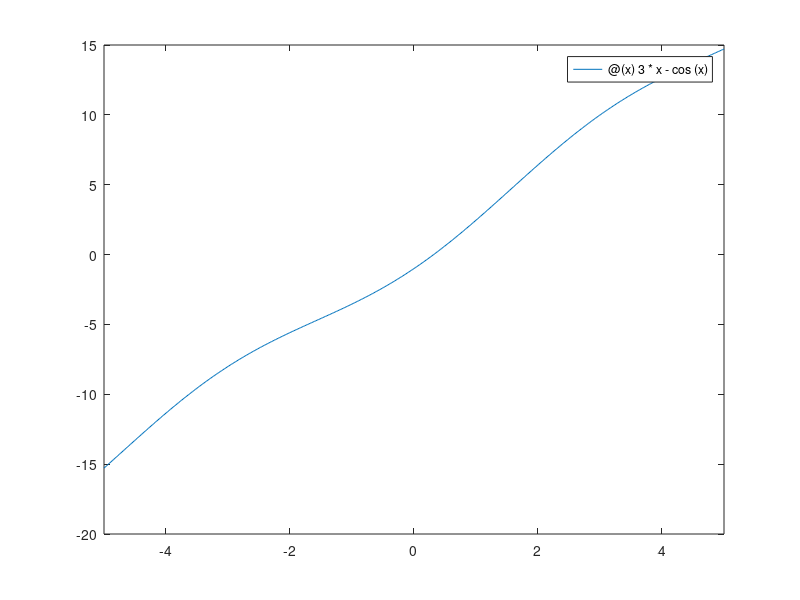

This chart was generated by the following MATLAB code: (Note: this script raises an error after producing the figure.)
%1. fleadat

% a)
f=@(x) 3*x-cos(x);

%Ábra
fplot(f,[-5,5]);
ax=gca;
ax.XAxisLocation='origin';
ax.YAxisLocation='origin';

%Gyökkeresés
[gyok,fval]=fzero(f,0.5);

% b)
f=@(x) x.^3 - 12*x + 4;

%Ábra
fplot(f,[-3,3]);
ax=gca;
ax.XAxisLocation='origin';
ax.YAxisLocation='origin';

%Gyökkeresés
p=[3,0,-12,4];
r=roots(p);

%2.feladat

f=@(x) [sin(x(1) + 2*x(2)) + x(1)*x(2),cos(x(2)-1) - sin(x(1))];

%Gyökkeresés

[gyok,fval]=fsolve(f,[0.5,0.5]);

%4.feladat

n=10;
x=0.7;
eps=0.0000000000001;

%for i=1:n
%    x=(3*x.^3+4)/12;
%    disp(x)
%end

while abs(x-(3*x.^3+4)/12) >=eps
    x=(3*x.^3+4)/12;
    disp(x)
end

%3.feladat

f=@(x) [-4*x(1)+cos(2*x(1)-x(2))-3,-3*x(2)+sin(x(1))-2];
[gyok,fval]=fsolve(f,[-pi,pi;-pi,pi])





